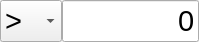
<?xml version="1.0" encoding="UTF-8"?>
<ui version="4.0">
 <class>MathConditionEmbeddedWidget</class>
 <widget class="QWidget" name="MathConditionEmbeddedWidget">
  <property name="geometry">
   <rect>
    <x>0</x>
    <y>0</y>
    <width>199</width>
    <height>36</height>
   </rect>
  </property>
  <property name="windowTitle">
   <string>Form</string>
  </property>
  <layout class="QHBoxLayout" name="horizontalLayout">
   <property name="spacing">
    <number>0</number>
   </property>
   <property name="leftMargin">
    <number>0</number>
   </property>
   <property name="topMargin">
    <number>0</number>
   </property>
   <property name="rightMargin">
    <number>0</number>
   </property>
   <property name="bottomMargin">
    <number>0</number>
   </property>
   <item>
    <widget class="QComboBox" name="mpConditionComboBox">
     <property name="sizePolicy">
      <sizepolicy hsizetype="Preferred" vsizetype="Minimum">
       <horstretch>0</horstretch>
       <verstretch>0</verstretch>
      </sizepolicy>
     </property>
     <property name="minimumSize">
      <size>
       <width>0</width>
       <height>0</height>
      </size>
     </property>
     <property name="font">
      <font>
       <pointsize>22</pointsize>
      </font>
     </property>
     <item>
      <property name="text">
       <string>&gt;</string>
      </property>
     </item>
     <item>
      <property name="text">
       <string>&gt;=</string>
      </property>
     </item>
     <item>
      <property name="text">
       <string>&lt;</string>
      </property>
     </item>
     <item>
      <property name="text">
       <string>&lt;=</string>
      </property>
     </item>
     <item>
      <property name="text">
       <string>=</string>
      </property>
     </item>
     <item>
      <property name="text">
       <string>!=</string>
      </property>
     </item>
    </widget>
   </item>
   <item>
    <widget class="QLineEdit" name="mpConditionNumber">
     <property name="sizePolicy">
      <sizepolicy hsizetype="Preferred" vsizetype="Minimum">
       <horstretch>0</horstretch>
       <verstretch>0</verstretch>
      </sizepolicy>
     </property>
     <property name="font">
      <font>
       <pointsize>22</pointsize>
      </font>
     </property>
     <property name="text">
      <string>0</string>
     </property>
     <property name="alignment">
      <set>Qt::AlignRight|Qt::AlignTrailing|Qt::AlignVCenter</set>
     </property>
    </widget>
   </item>
  </layout>
 </widget>
 <resources/>
 <connections/>
</ui>
